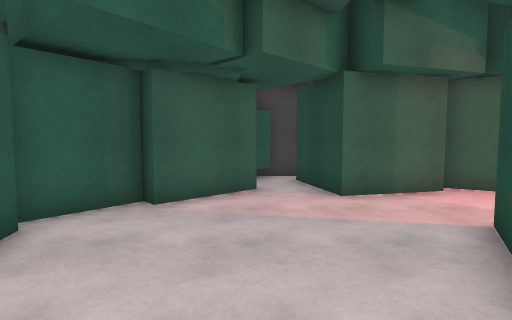
[1] (above)

18 first-person views from a walk through a scene from a Unity 3-D project. The camera is 1.4 m above the floor, tilts 4° down and sees 80° across. The floor is counted in squares, 1 m on a side. Each view is taken from the middle of a square. On the plan, view 1 faces up. The plan holds only what a view shows up to about 14 squares ahead; the rest is blank. The place goes on beyond the plan. The player character is not drawn.

[2]
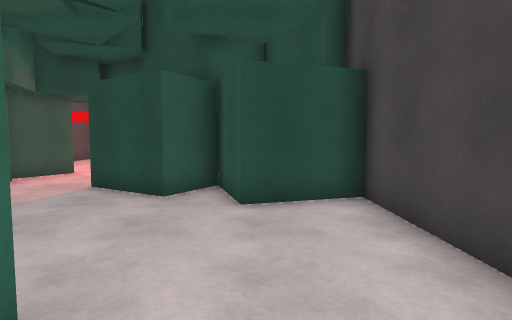

[3]
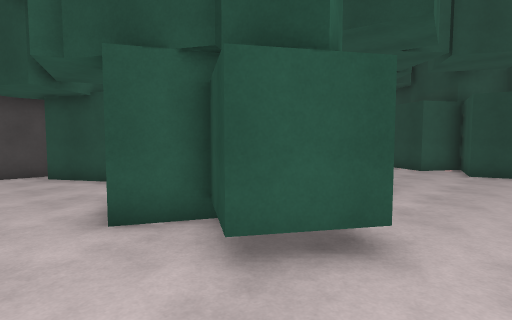

[4]
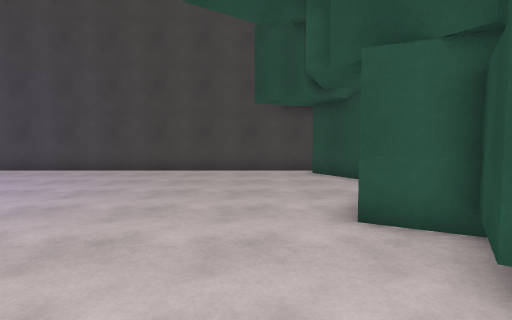

[5]
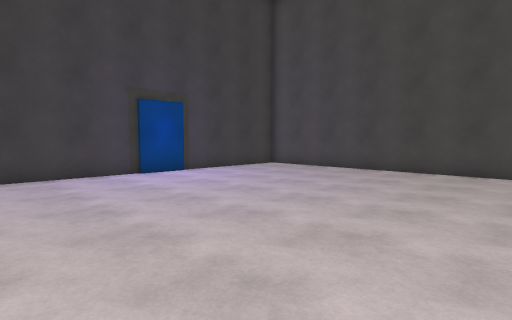

[6]
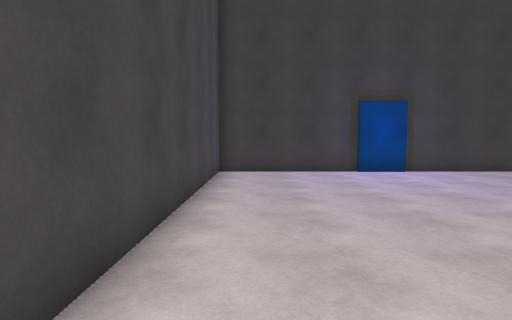

[7]
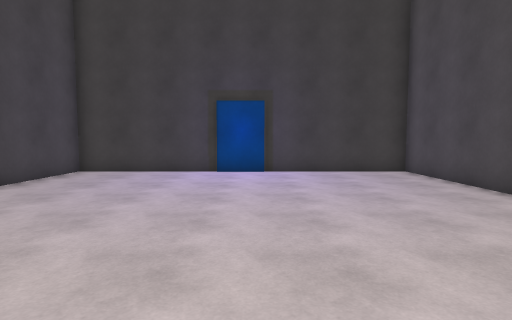

[8]
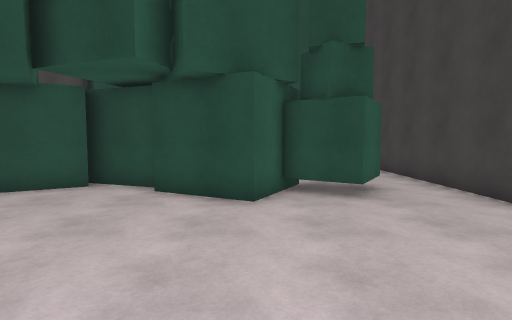

[9]
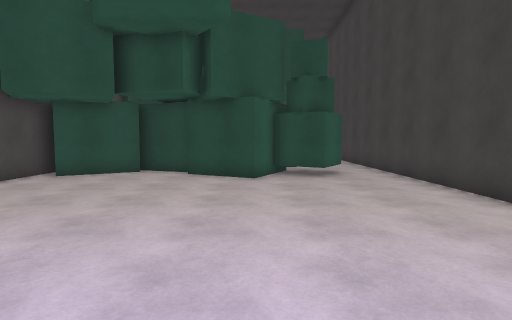

[10]
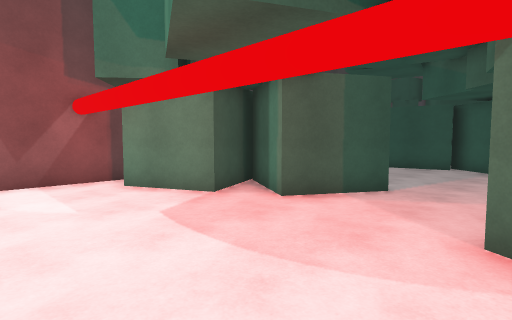

[11]
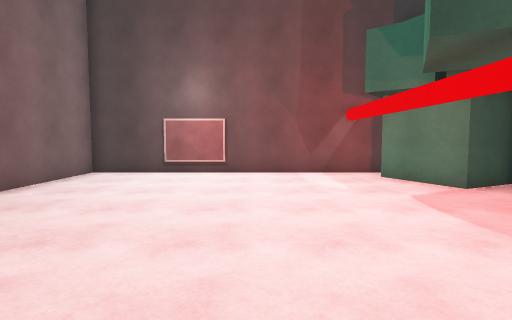

[12]
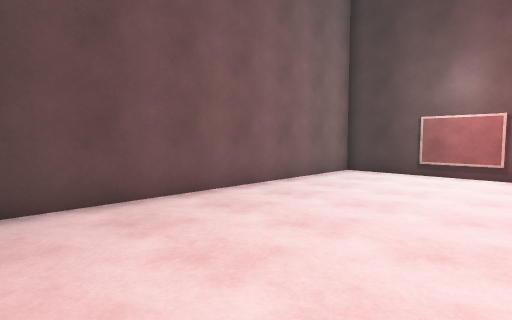

[13]
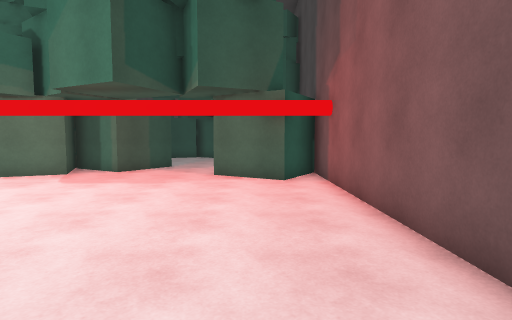

[14]
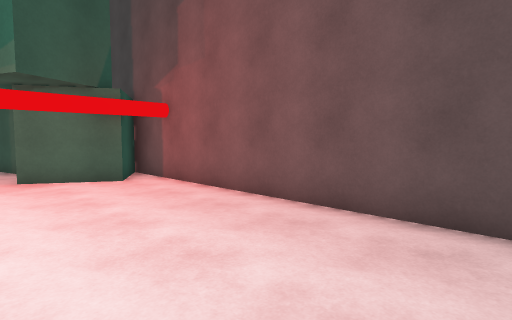

[15]
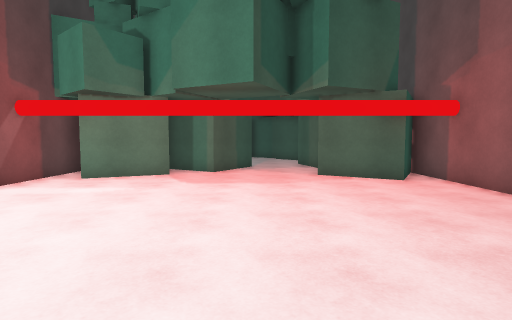

[16]
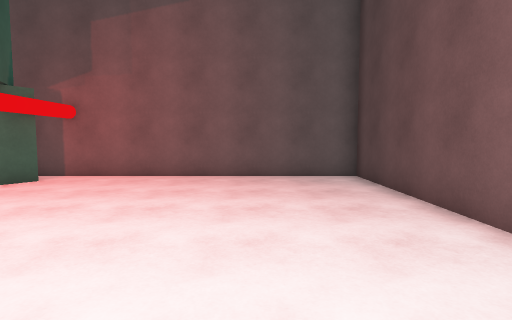

[17]
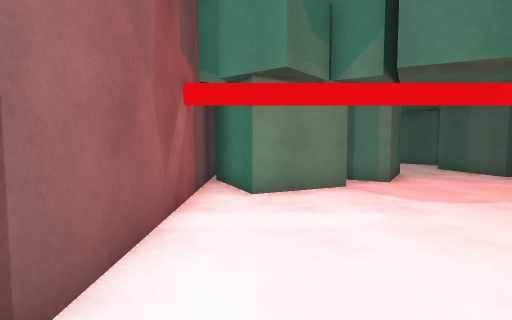

[18]
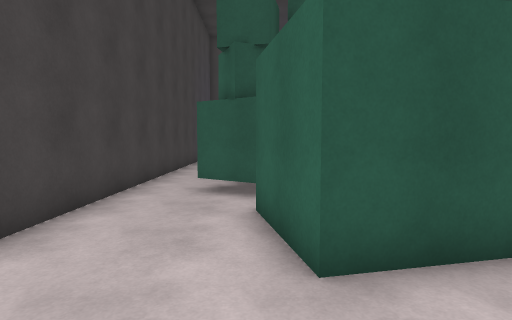

### Floor plan
Ten units are one square. View 1 is at (0, 0); x grows to the right and y downward. Boxes are objects, and circles mark ways between rooms. Rooms are numbered by the first view taken in them; rooms with no view inside come last. Other rooms are left out.
<svg viewBox="-245 -119 448 159">
<path fill="none" stroke="#000" d="M75 15 57 23M50 -81 21 -73M41 26 145 26M165 26 198 26 198 -114 64 -114 89 -100 73 -74 52 -86M1 -85 -21 -64 -25 -68 -44 -45M-36 -46 -30 -16 -47 -12M-45 26 22 26 14 -3 41 -11 23 -22 38 -48 64 -33 47 -5 72 -16 82 6M-84 -57 -74 -83M-77 -17 -103 -30 -89 -57M-81 -78 -97 -105M-82 -114 -240 -114 -240 26 -45 26M-47 -12 -59 -10"/>
<rect x="65" y="5" width="20" height="10" fill="#bbb"><title>cube</title></rect>
<rect x="145" y="25" width="20" height="10" fill="#bbb"><title>other object</title></rect>
<rect x="-105" y="-25" width="40" height="30" fill="#bbb"><title>cube</title></rect>
<circle cx="-50" cy="10" r="3" fill="#2a7"/>
<text x="100" y="-40">1</text>
<text x="-160" y="-40">2</text>
</svg>
Room 1 opens to room 2.

Where each view was taken, in squares from view 1:
view 1: 0 up, 0 right, facing up
view 2: 0 up, 5 left, facing right
view 3: 2 down, 12 left, facing up-right
view 4: 2 down, 12 left, facing up
view 5: 2 down, 12 left, facing up-left
view 6: 1 down, 11 left, facing left
view 7: 5 up, 11 left, facing left
view 8: 3 up, 17 left, facing right
view 9: 3 up, 21 left, facing right
view 10: 8 up, 12 right, facing down-left
view 11: 10 up, 13 right, facing down
view 12: 10 up, 13 right, facing down-right
view 13: 9 up, 19 right, facing left
view 14: 6 up, 19 right, facing up-left
view 15: 5 up, 19 right, facing left
view 16: 0 up, 16 right, facing up
view 17: 1 down, 16 right, facing left
view 18: 1 up, 0 right, facing left
